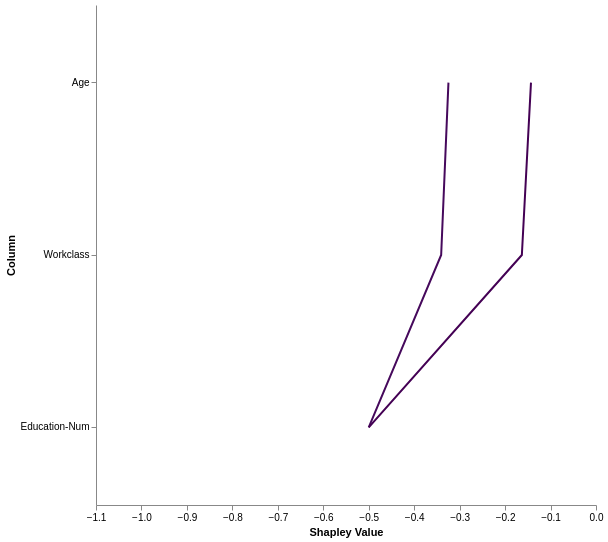

Source (Vega-Lite JSON):
### Vega specification from a JSON file in a GitHub repository (floating-point values rounded to 4 significant figures)
{"$schema": "https://vega.github.io/schema/vega/v5.json", "description": "Cumulative Line Graph of Shapley Values for Each Individual with Expected Value and Ordered Columns.", "width": 500, "height": 500, "padding": 5, "data": [{"name": "table", "values": [{"Column": "Age", "Shapley_Value": -0.6933, "individual": 1}, {"Column": "Workclass", "Shapley_Value": 0.01601, "individual": 1}, {"Column": "Education-Num", "Shapley_Value": 0.1594, "individual": 1}, {"Column": "Age", "Shapley_Value": -0.8933, "individual": 2}, {"Column": "Workclass", "Shapley_Value": 0.02008, "individual": 2}, {"Column": "Education-Num", "Shapley_Value": 0.3369, "individual": 2}]}, {"name": "data_agg", "source": "table", "transform": [{"type": "aggregate", "groupby": ["Column"], "fields": ["Shapley_Value"], "ops": ["average"], "as": ["avg_Shapley_Value"]}, {"type": "collect", "sort": {"field": "avg_Shapley_Value", "order": "descending"}}, {"type": "window", "sort": {"field": "avg_Shapley_Value", "order": "descending"}, "ops": ["row_number"], "as": ["rank"]}]}, {"name": "data_sorted", "source": "table", "transform": [{"type": "lookup", "from": "data_agg", "key": "Column", "fields": ["Column"], "values": ["rank"], "as": ["rank"]}, {"type": "window", "sort": {"field": "rank", "order": "ascending"}, "groupby": ["individual"], "ops": ["sum"], "fields": ["Shapley_Value"], "as": ["cumulative_sum"], "frame": [null, 0]}, {"type": "formula", "as": "cumulative_sum_expected_value", "expr": "datum.cumulative_sum - .5"}, {"type": "formula", "expr": " datum.cumulative_sum_expected_value - datum.Shapley_Value", "as": "start"}]}], "scales": [{"name": "yscale", "type": "band", "domain": {"data": "table", "field": "Column"}, "range": "height", "paddingInner": 0.1}, {"name": "xscale", "type": "linear", "domain": {"data": "data_sorted", "fields": ["start", "cumulative_sum_expected_value"]}, "range": "width", "nice": true, "zero": true}, {"name": "color", "type": "linear", "domain": {"data": "data_sorted", "field": "cumulative_sum_expected_value"}, "range": {"scheme": "viridis"}}], "axes": [{"orient": "left", "scale": "yscale", "title": "Column"}, {"orient": "bottom", "scale": "xscale", "title": "Shapley Value"}], "marks": [{"type": "group", "from": {"facet": {"name": "individualSeries", "data": "data_sorted", "groupby": "individual"}}, "marks": [{"type": "line", "from": {"data": "individualSeries"}, "encode": {"enter": {"x": {"scale": "xscale", "field": "start"}, "x2": {"scale": "xscale", "field": "cumulative_sum_expected_value"}, "y": {"scale": "yscale", "field": "Column", "band": 0.5}, "stroke": {"scale": "color", "field": "cumulative_sum_expected_value"}, "strokeWidth": {"value": 2}}}}]}]}
